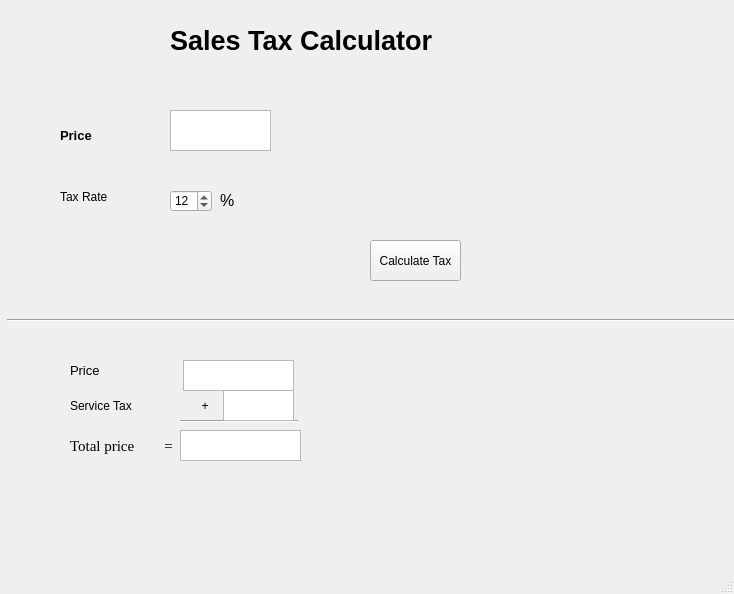
<?xml version="1.0" encoding="UTF-8"?>
<ui version="4.0">
 <class>MainWindow</class>
 <widget class="QMainWindow" name="MainWindow">
  <property name="geometry">
   <rect>
    <x>0</x>
    <y>0</y>
    <width>734</width>
    <height>594</height>
   </rect>
  </property>
  <property name="windowTitle">
   <string>MainWindow</string>
  </property>
  <widget class="QWidget" name="centralwidget">
   <widget class="QTextEdit" name="price_box">
    <property name="geometry">
     <rect>
      <x>170</x>
      <y>110</y>
      <width>101</width>
      <height>41</height>
     </rect>
    </property>
   </widget>
   <widget class="QLabel" name="label">
    <property name="geometry">
     <rect>
      <x>60</x>
      <y>120</y>
      <width>91</width>
      <height>31</height>
     </rect>
    </property>
    <property name="font">
     <font>
      <pointsize>10</pointsize>
      <weight>75</weight>
      <bold>true</bold>
     </font>
    </property>
    <property name="text">
     <string>Price</string>
    </property>
   </widget>
   <widget class="QSpinBox" name="tax_rate">
    <property name="geometry">
     <rect>
      <x>170</x>
      <y>190</y>
      <width>42</width>
      <height>22</height>
     </rect>
    </property>
    <property name="value">
     <number>12</number>
    </property>
   </widget>
   <widget class="QLabel" name="label_2">
    <property name="geometry">
     <rect>
      <x>60</x>
      <y>190</y>
      <width>47</width>
      <height>13</height>
     </rect>
    </property>
    <property name="text">
     <string>Tax Rate</string>
    </property>
   </widget>
   <widget class="QPushButton" name="calc_tax_button">
    <property name="geometry">
     <rect>
      <x>370</x>
      <y>240</y>
      <width>91</width>
      <height>41</height>
     </rect>
    </property>
    <property name="text">
     <string>Calculate Tax</string>
    </property>
   </widget>
   <widget class="QTextEdit" name="results_window">
    <property name="geometry">
     <rect>
      <x>180</x>
      <y>430</y>
      <width>121</width>
      <height>31</height>
     </rect>
    </property>
   </widget>
   <widget class="QLabel" name="label_3">
    <property name="geometry">
     <rect>
      <x>170</x>
      <y>20</y>
      <width>441</width>
      <height>41</height>
     </rect>
    </property>
    <property name="font">
     <font>
      <pointsize>20</pointsize>
      <weight>75</weight>
      <bold>true</bold>
     </font>
    </property>
    <property name="text">
     <string>Sales Tax Calculator</string>
    </property>
   </widget>
   <widget class="QLabel" name="label_4">
    <property name="geometry">
     <rect>
      <x>70</x>
      <y>410</y>
      <width>111</width>
      <height>71</height>
     </rect>
    </property>
    <property name="font">
     <font>
      <family>Times New Roman</family>
      <pointsize>11</pointsize>
     </font>
    </property>
    <property name="text">
     <string>Total price        =</string>
    </property>
   </widget>
   <widget class="Line" name="line">
    <property name="geometry">
     <rect>
      <x>180</x>
      <y>420</y>
      <width>118</width>
      <height>3</height>
     </rect>
    </property>
    <property name="orientation">
     <enum>Qt::Horizontal</enum>
    </property>
   </widget>
   <widget class="QTextEdit" name="textEdit">
    <property name="geometry">
     <rect>
      <x>223</x>
      <y>390</y>
      <width>71</width>
      <height>31</height>
     </rect>
    </property>
   </widget>
   <widget class="QLabel" name="label_5">
    <property name="geometry">
     <rect>
      <x>70</x>
      <y>395</y>
      <width>151</width>
      <height>21</height>
     </rect>
    </property>
    <property name="text">
     <string>Service Tax                     +</string>
    </property>
   </widget>
   <widget class="QTextEdit" name="textEdit_2">
    <property name="geometry">
     <rect>
      <x>183</x>
      <y>360</y>
      <width>111</width>
      <height>31</height>
     </rect>
    </property>
   </widget>
   <widget class="QLabel" name="label_6">
    <property name="geometry">
     <rect>
      <x>70</x>
      <y>360</y>
      <width>71</width>
      <height>21</height>
     </rect>
    </property>
    <property name="font">
     <font>
      <pointsize>10</pointsize>
     </font>
    </property>
    <property name="text">
     <string>Price</string>
    </property>
   </widget>
   <widget class="Line" name="line_2">
    <property name="geometry">
     <rect>
      <x>7</x>
      <y>310</y>
      <width>791</width>
      <height>20</height>
     </rect>
    </property>
    <property name="orientation">
     <enum>Qt::Horizontal</enum>
    </property>
   </widget>
   <widget class="QLabel" name="label_7">
    <property name="geometry">
     <rect>
      <x>220</x>
      <y>190</y>
      <width>46</width>
      <height>21</height>
     </rect>
    </property>
    <property name="font">
     <font>
      <pointsize>12</pointsize>
     </font>
    </property>
    <property name="text">
     <string>%</string>
    </property>
   </widget>
  </widget>
  <widget class="QMenuBar" name="menubar">
   <property name="geometry">
    <rect>
     <x>0</x>
     <y>0</y>
     <width>734</width>
     <height>21</height>
    </rect>
   </property>
  </widget>
  <widget class="QStatusBar" name="statusbar"/>
 </widget>
 <resources/>
 <connections/>
</ui>
